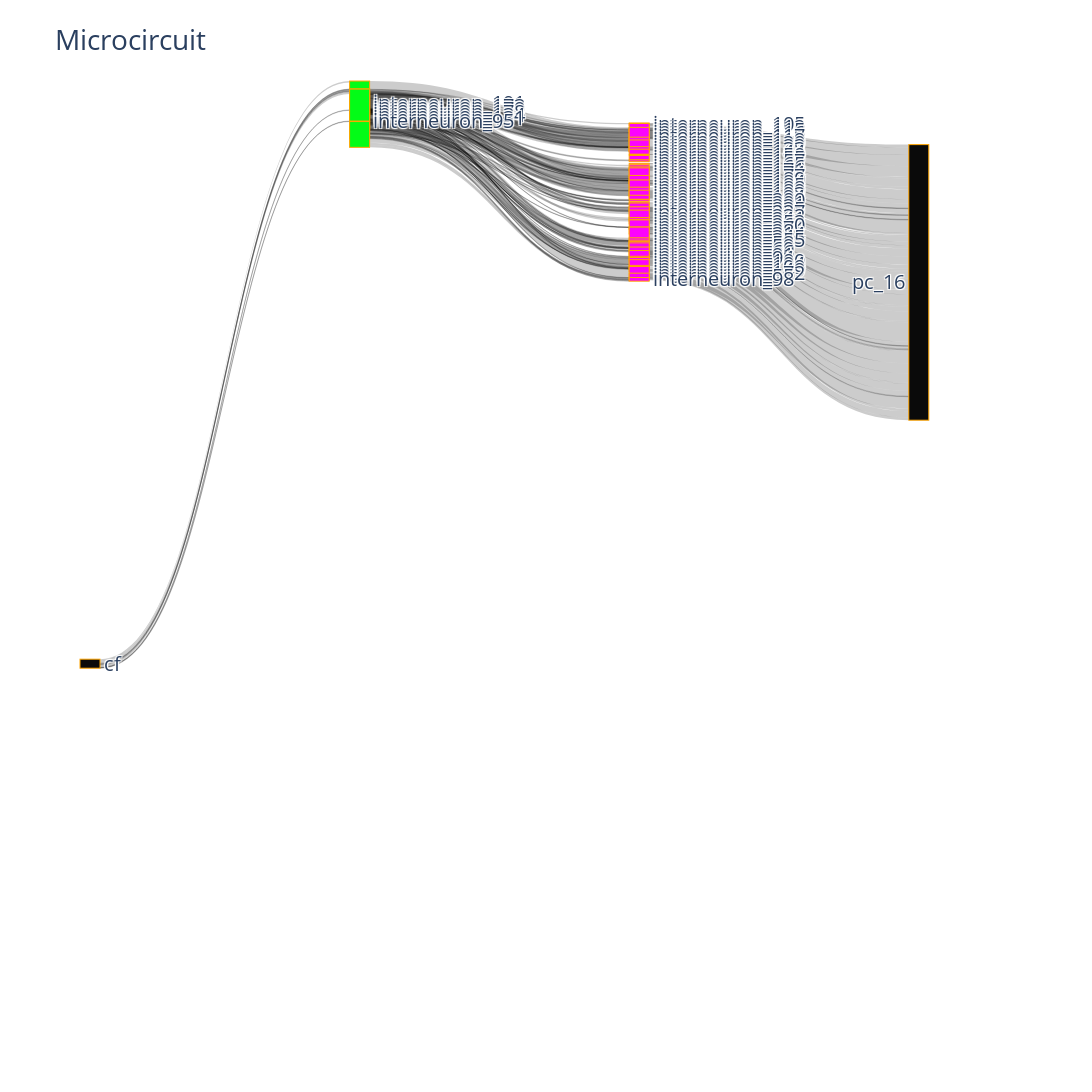

The notebook cell saved with this chart:
### Code cell
list_incomplete, source, target, value = [], [], [], []
source, target, value, list_incomplete = generate_data('pc_16')
label = ['cf']
label.extend(list_incomplete)
label.extend(['pc_16'])
# print(list_incomplete)
# # print(list_incomplete)
# print(label)

update_dict()
# Generate different layers for sankey plot
def layers_gen(label):
    color = []
    layer0 = [0]
    color.append('#0a0a0a')
    layer3 = [(len(label) + 1)]
    layer1, layer2, layers = [], [], []
    for i, nid in enumerate(label):
        if(CellType_dict.get(nid).lower().replace(" ", "") == 'mli1'):
            color.append('#fc03fc')
            layer2.extend([i + 1])
#             print(i + 1, nid)
        if(CellType_dict.get(nid).lower().replace(" ", "") == 'mli2'):
            layer1.extend([i + 1])
            color.append('#03fc17')

#             print(i + 1, nid)
    layers.append(layer0)
    layers.append(layer1)
    layers.append(layer2)
    layers.append(layer3)
    color.append('#0a0a0a')
    return layers, color    

layers, color_nodes = layers_gen(list_incomplete)

num_layers = len(layers)
layer_height = 1 / (num_layers - 1)

node_x = []
node_y = []
for layer_idx, layer in enumerate(layers):
    for node_idx in layer:
        node_x.append(layer_idx * 0.3)  # Adjust the multiplier as needed
        node_y.append(node_idx * layer_height * .01)
        
fig = go.Figure(data=[go.Sankey(
    node = dict(
      pad = 20,
      thickness = 20,
      line = dict(color = "orange", width = 1),
      label = label,
      color = color_nodes,
      x=node_x,  # Assigning x coordinates
      y=node_y,  # Assigning y coordinates
#       groups= layers
    ),
    link = dict(
      source = source,
      target = target,
      value = value,
#       hovercolor=["midnightblue", "lightskyblue", "gold", "mediumturquoise", "lightgreen", "cyan"],
  ))])

fig.update_layout(
    title_text="Microcircuit",
    font_size=20,
    height=4500,  # Adjust the height as needed
    width=1500   # Adjust the width as needed
)
fig.show()

### Figure 1 — Plotly figure (JSON) as saved in the notebook; plotly's stock layout.template omitted (floating-point values rounded to 4 significant figures; data arrays with more than 128 entries replaced by an {"elided": "..."} marker saying what was removed)
{"data": [{"link": {"source": {"elided": "423 int values"}, "target": {"elided": "423 int values"}, "value": {"elided": "423 int values"}}, "node": {"color": ["#0a0a0a", "#03fc17", "#03fc17", "#03fc17", "#03fc17", "#03fc17", "#03fc17", "#03fc17", "#fc03fc", "#fc03fc", "#fc03fc", "#fc03fc", "#fc03fc", "#fc03fc", "#fc03fc", "#fc03fc", "#fc03fc", "#fc03fc", "#fc03fc", "#fc03fc", "#fc03fc", "#fc03fc", "#fc03fc", "#fc03fc", "#fc03fc", "#fc03fc", "#fc03fc", "#fc03fc", "#fc03fc", "#fc03fc", "#fc03fc", "#fc03fc", "#fc03fc", "#fc03fc", "#fc03fc", "#fc03fc", "#fc03fc", "#fc03fc", "#fc03fc", "#fc03fc", "#fc03fc", "#fc03fc", "#fc03fc", "#fc03fc", "#fc03fc", "#fc03fc", "#fc03fc", "#fc03fc", "#fc03fc", "#fc03fc", "#fc03fc", "#fc03fc", "#fc03fc", "#fc03fc", "#fc03fc", "#fc03fc", "#fc03fc", "#fc03fc", "#fc03fc", "#fc03fc", "#0a0a0a"], "label": ["cf", "interneuron_191", "interneuron_173", "interneuron_179", "interneuron_178", "interneuron_134", "interneuron_131", "interneuron_95", "interneuron_105", "interneuron_112", "interneuron_115", "interneuron_116", "interneuron_117", "interneuron_119", "interneuron_120", "interneuron_122", "interneuron_133", "interneuron_144", "interneuron_150", "interneuron_155", "interneuron_157", "interneuron_165", "interneuron_166", "interneuron_171", "interneuron_174", "interneuron_177", "interneuron_180", "interneuron_184", "interneuron_185", "interneuron_188", "interneuron_189", "interneuron_193", "interneuron_194", "interneuron_200", "interneuron_201", "interneuron_221", "interneuron_225", "interneuron_227", "interneuron_232", "interneuron_241", "interneuron_252", "interneuron_260", "interneuron_27", "interneuron_28", "interneuron_314", "interneuron_345", "interneuron_355", "interneuron_58", "interneuron_59", "interneuron_60", "interneuron_66", "interneuron_91", "interneuron_94", "interneuron_100", "interneuron_104", "interneuron_109", "interneuron_149", "interneuron_172", "interneuron_55", "interneuron_98", "pc_16"], "line": {"color": "orange", "width": 1}, "pad": 20, "thickness": 20, "x": [0, 0.3, 0.3, 0.3, 0.3, 0.3, 0.3, 0.3, 0.6, 0.6, 0.6, 0.6, 0.6, 0.6, 0.6, 0.6, 0.6, 0.6, 0.6, 0.6, 0.6, 0.6, 0.6, 0.6, 0.6, 0.6, 0.6, 0.6, 0.6, 0.6, 0.6, 0.6, 0.6, 0.6, 0.6, 0.6, 0.6, 0.6, 0.6, 0.6, 0.6, 0.6, 0.6, 0.6, 0.6, 0.6, 0.6, 0.6, 0.6, 0.6, 0.6, 0.6, 0.6, 0.6, 0.6, 0.6, 0.6, 0.6, 0.6, 0.6, 0.9], "y": [0, 0.003333, 0.006667, 0.01, 0.01333, 0.01667, 0.02, 0.02333, 0.02667, 0.03, 0.03333, 0.03667, 0.04, 0.04333, 0.04667, 0.05, 0.05333, 0.05667, 0.06, 0.06333, 0.06667, 0.07, 0.07333, 0.07667, 0.08, 0.08333, 0.08667, 0.09, 0.09333, 0.09667, 0.1, 0.1033, 0.1067, 0.11, 0.1133, 0.1167, 0.12, 0.1233, 0.1267, 0.13, 0.1333, 0.1367, 0.14, 0.1433, 0.1467, 0.15, 0.1533, 0.1567, 0.16, 0.1633, 0.1667, 0.17, 0.1733, 0.1767, 0.18, 0.1833, 0.1867, 0.19, 0.1933, 0.1967, 0.2]}, "type": "sankey"}], "layout": {"font": {"size": 20}, "height": 4500, "title": {"text": "Microcircuit"}, "width": 1500}}
